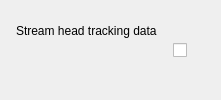
          <widget class="QFrame" name="cardHeadTracking">
           <property name="frameShape">
            <enum>QFrame::NoFrame</enum>
           </property>
           <property name="cssClass" stdset="0">
            <string notr="true">settingCard</string>
           </property>
           <layout class="QHBoxLayout" name="cardHeadTrackingLayout" stretch="1,0">
            <property name="spacing">
             <number>16</number>
            </property>
            <property name="leftMargin">
             <number>16</number>
            </property>
            <property name="topMargin">
             <number>12</number>
            </property>
            <property name="rightMargin">
             <number>16</number>
            </property>
            <property name="bottomMargin">
             <number>12</number>
            </property>
            <item>
             <layout class="QVBoxLayout" name="cardHeadTrackingText">
              <property name="spacing">
               <number>2</number>
              </property>
              <item>
               <widget class="QLabel" name="lbHeadTracking">
                <property name="text">
                 <string>Stream head tracking data</string>
                </property>
                <property name="cssClass" stdset="0">
                 <string notr="true">cardTitle</string>
                </property>
               </widget>
              </item>
              <item>
               <widget class="QLabel" name="lbDescHeadTracking">
                <property name="text">
                 <string notr="true"/>
                </property>
                <property name="wordWrap">
                 <bool>true</bool>
                </property>
                <property name="cssClass" stdset="0">
                 <string notr="true">cardDescription</string>
                </property>
               </widget>
              </item>
             </layout>
            </item>
            <item>
             <widget class="QCheckBox" name="cbHeadTracking">
              <property name="minimumSize">
               <size>
                <width>32</width>
                <height>32</height>
               </size>
              </property>
              <property name="text">
               <string notr="true"/>
              </property>
             </widget>
            </item>
           </layout>
          </widget>
